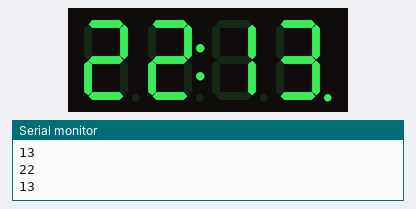
Simulated run of this sketch. Board: Arduino Uno, built with avr-gcc and run on an emulated ATmega328P. On the bench: 4-digit seven-segment display, the last lines printed to the serial monitor. The local clock reads 2024-03-15 10:24:30 at power-on unless the sketch sets it.

Above: at 1.1 s.
At 41.3 s:
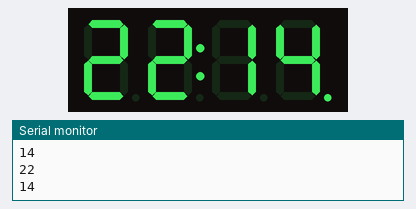
At 101.2 s:
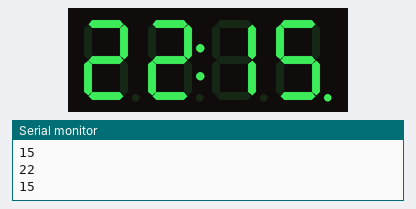

The sketch:

Time_Display.ino
```cpp
#include <RTClib.h>
#include <TM1637Display.h>

#define CLK 2
#define DIO 3

TM1637Display display = TM1637Display(CLK,DIO);
RTC_DS3231 rtc;

void setup() {
  // put your setup code here, to run once:
  rtc.begin();
  rtc.adjust(DateTime(F(__DATE__), F(__TIME__)));
  display.setBrightness(4);
  Serial.begin(9600);

}

void loop() {
  // put your main code here, to run repeatedly:
  DateTime now=rtc.now();
  int h=now.hour();
  int m=now.minute();
  Serial.println(h);
  Serial.println(m);

  delay(1000);

  display.showNumberDecEx(h,0x40,true,2,0);
  display.showNumberDecEx(m,0x40,true,2,2);
}
```

Measured:
- what the display in image 0 shows lasts 40.3 s, from 1.0 s to 41.3 s
- what the display in image 1 shows lasts 59.8 s, from 41.3 s to 101.1 s
